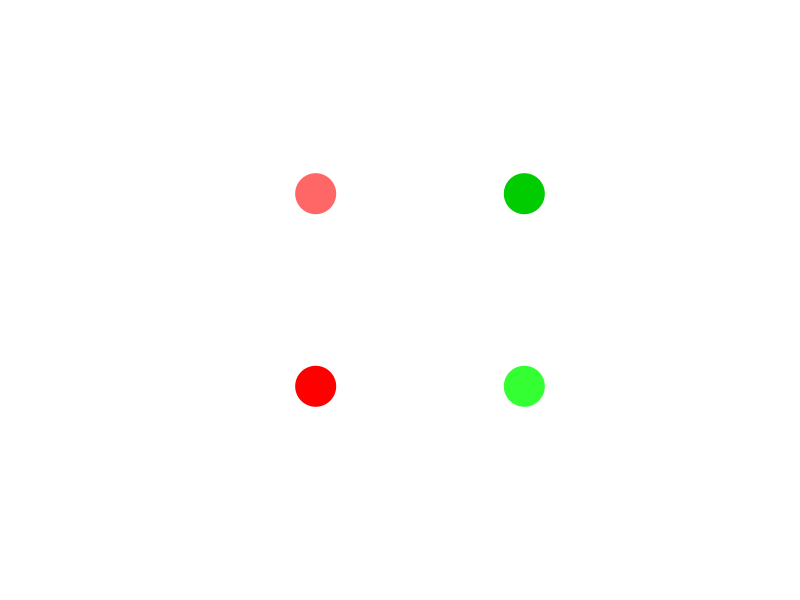
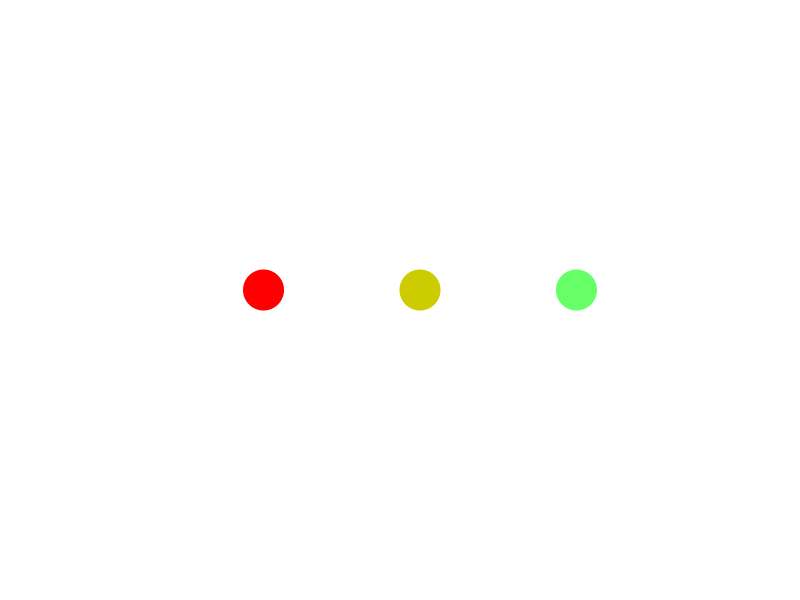

Write R code to recreate these figures, in order.
plot(NULL, NULL
	, axes=FALSE, xlab="", ylab=""
	, xlim=c(0,1), ylim=c(0,1)
)

points(
	x = rep((1:2)/3, 2)
	, y = rep(c(1, 3)/4, each=2)
	, pch=20, cex=8
	, col = c(
		rgb(1, 0, 0)
		, rgb(0.2, 1, 0.2)
		# , rgb(1, 1, 0)
		, rgb(1, 0.4, 0.4)
		, rgb(0, 0.8, 0)
		# , rgb(1, 1, 0)
	)
)

plot(NULL, NULL
	, axes=FALSE, xlab="", ylab=""
	, xlim=c(0,1), ylim=c(0,1)
)

points(
	x = (1:3)/4
	, y = rep(1/2, 3)
	, pch=20, cex=8
	, col = c(
		rgb(1.0, 0, 0)
		, rgb(0.8, 0.8, 0)
		, rgb(0.4, 1.0, 0.4)
	)
)
